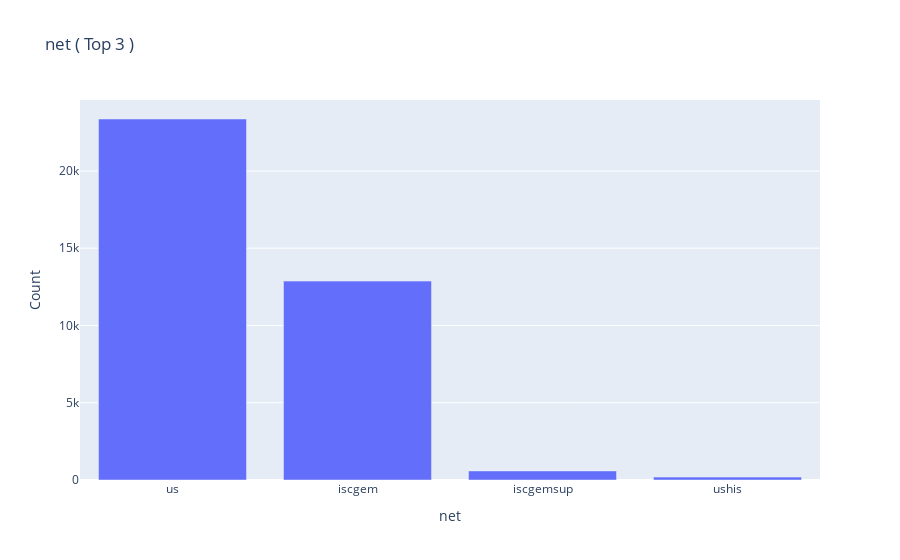

Notebook cell for this chart:
### Code cell
# net
top_10 = df['net'].value_counts().head(4)
top_10 = pd.DataFrame({'net': top_10.index, 'Count': top_10.values})
fig = px.bar(top_10, x='net', y='Count', title='net ( Top 3 )')
fig.show()

### Figure 1 — Plotly figure (JSON) as saved in the notebook; plotly's stock layout.template omitted (floating-point values rounded to 4 significant figures)
{"data": [{"alignmentgroup": "True", "hovertemplate": "net=%{x}<br>Count=%{y}<extra></extra>", "legendgroup": "", "marker": {"color": "#636efa", "pattern": {"shape": ""}}, "name": "", "offsetgroup": "", "orientation": "v", "showlegend": false, "textposition": "auto", "type": "bar", "x": ["us", "iscgem", "iscgemsup", "ushis"], "xaxis": "x", "y": [23364, 12873, 587, 189], "yaxis": "y"}], "layout": {"barmode": "relative", "legend": {"tracegroupgap": 0}, "title": {"text": "net ( Top 3 )"}, "xaxis": {"anchor": "y", "domain": [0, 1], "title": {"text": "net"}}, "yaxis": {"anchor": "x", "domain": [0, 1], "title": {"text": "Count"}}}}
